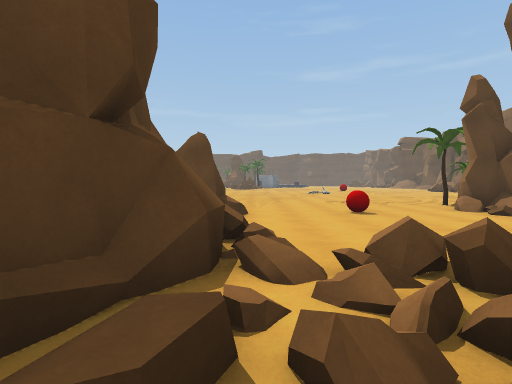
[1] (above)

24 first-person views from a walk through a scene from a Unity 3-D project. The camera is 1.4 m above the floor, tilts 2° down and sees 80° across. The floor is counted in squares, 2 m on a side. Each view is taken from the middle of a square. On the plan, view 1 faces up. The plan holds only what a view shows up to about 10 squares ahead; the rest is blank. The place goes on beyond the plan. Some animated figures are left out.

[2]
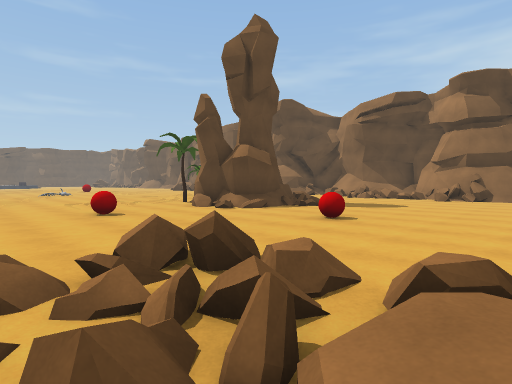

[3]
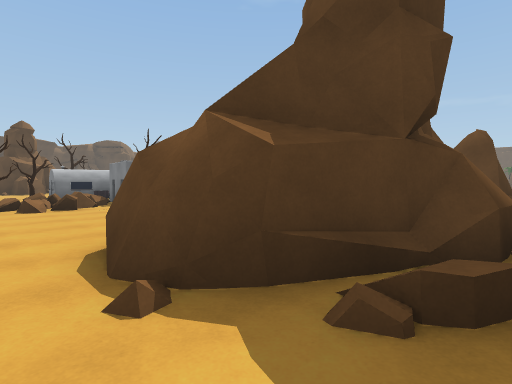

[4]
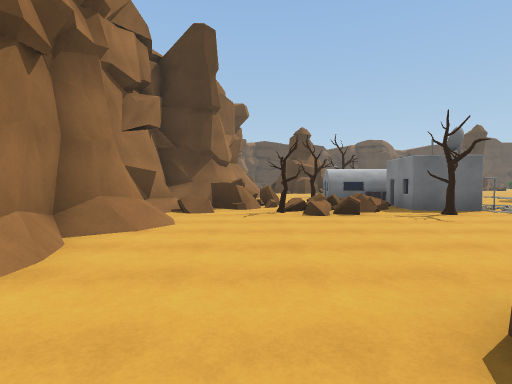

[5]
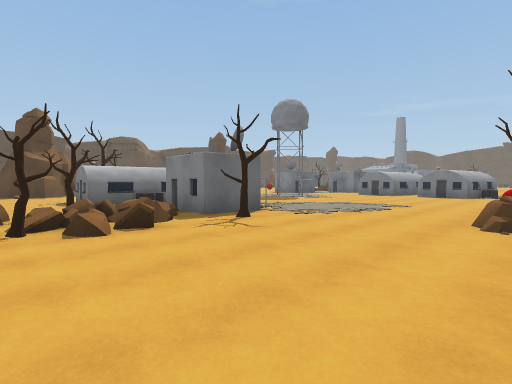

[6]
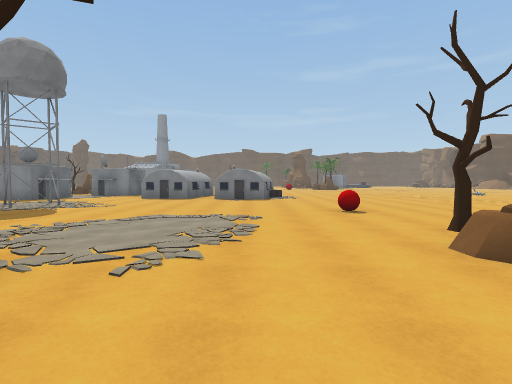

[7]
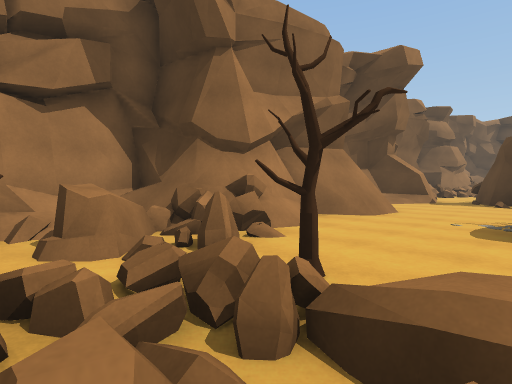

[8]
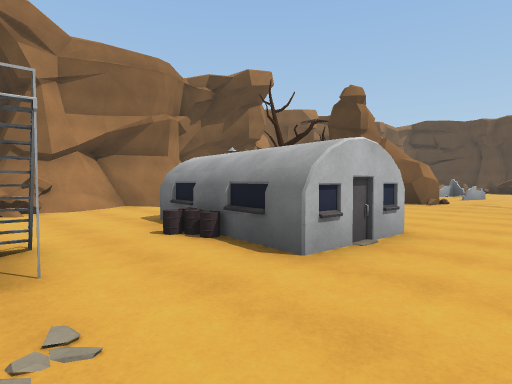

[9]
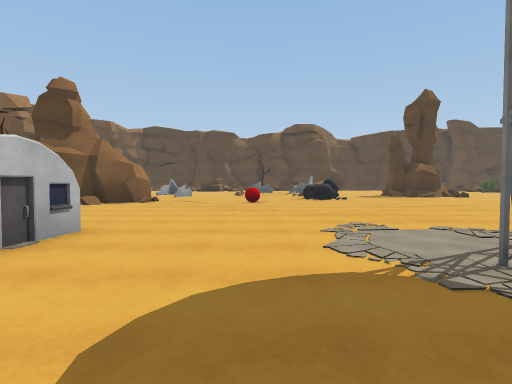

[10]
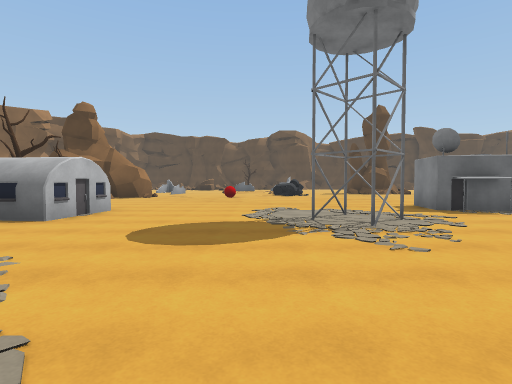

[11]
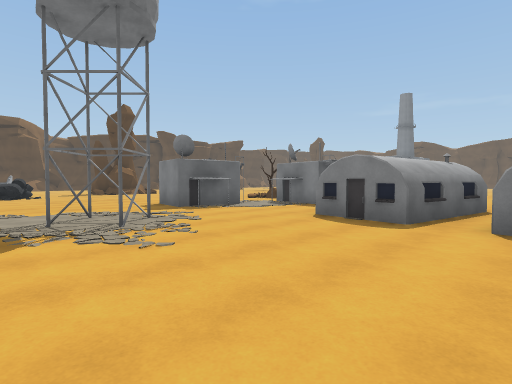

[12]
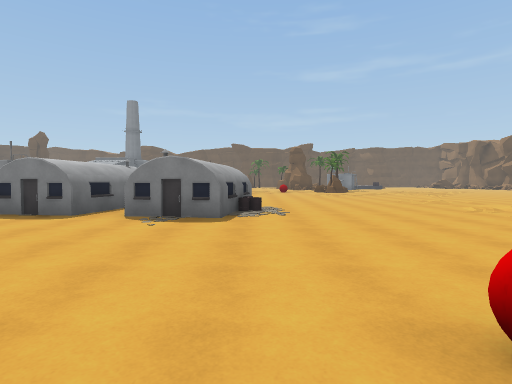

[13]
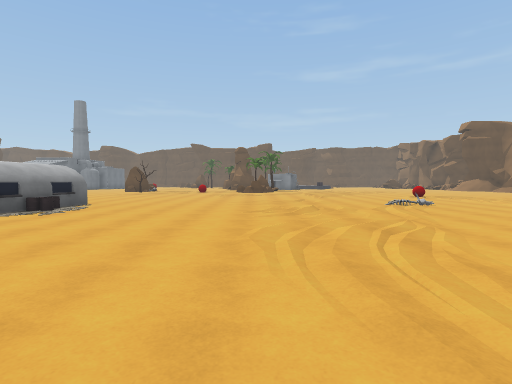

[14]
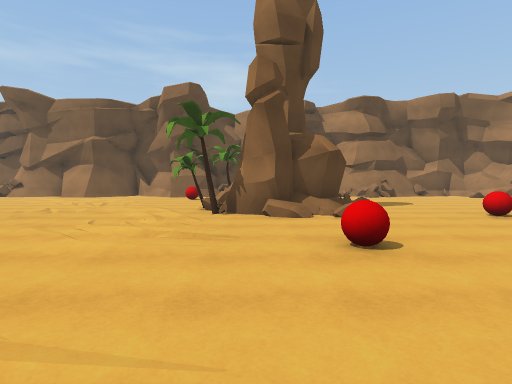

[15]
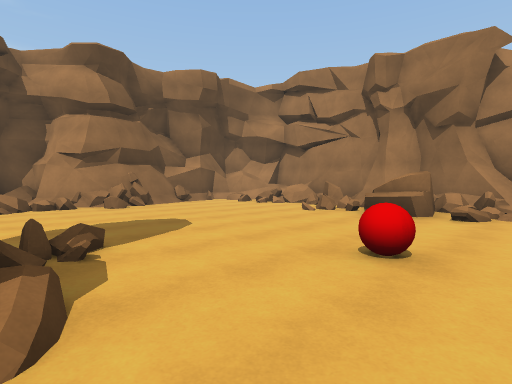

[16]
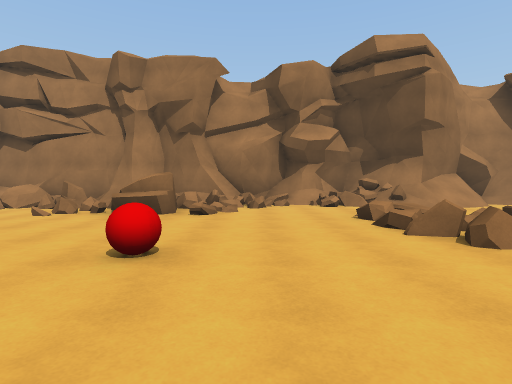

[17]
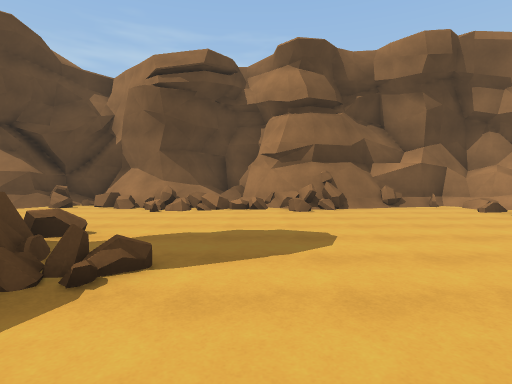

[18]
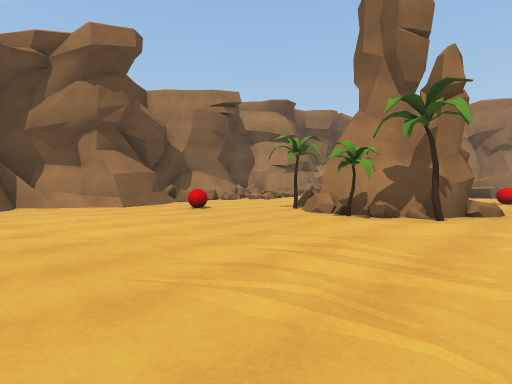

[19]
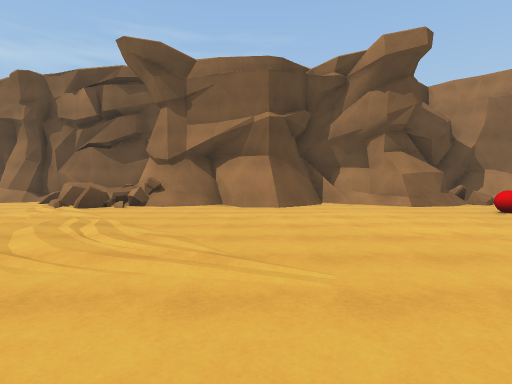

[20]
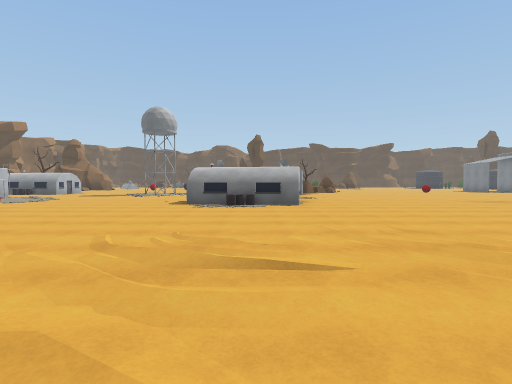

[21]
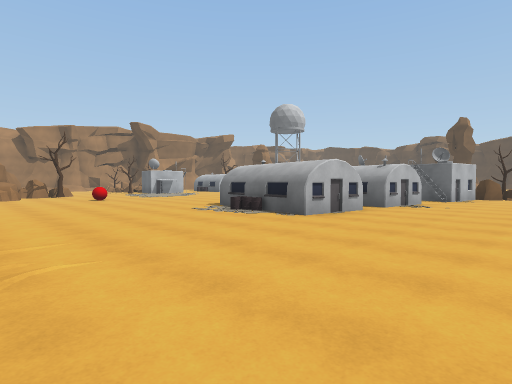

[22]
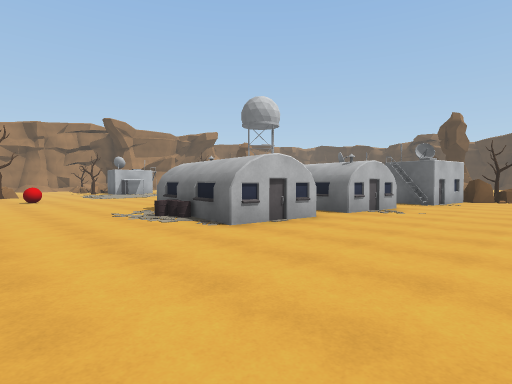

[23]
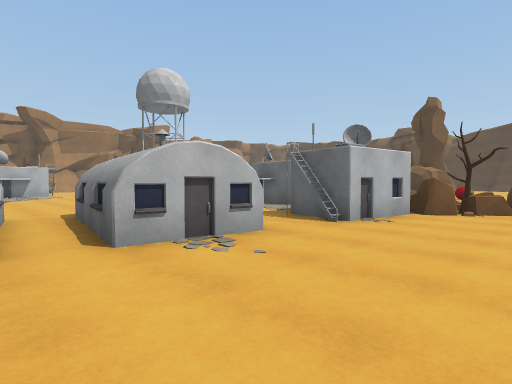

[24]
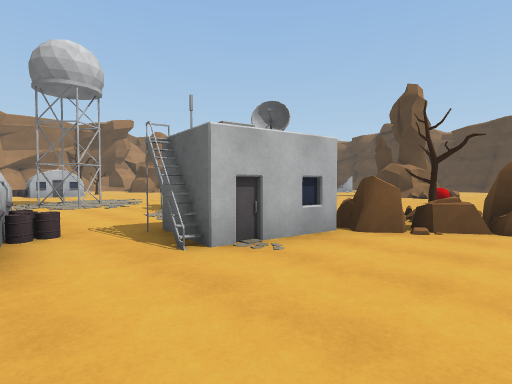

### Floor plan
Key: @ floor where view 1 was taken; # wall or solid block; x gap in a wall; . floor; / step, stairs or slope; = window, fence, low wall or low ledge; ^ raised ledge; T tree; R rock; B red ball; U building; O other object.
Columns run from 21 left of view 1 to 15 right of it. Each row starts with its distance up from view 1.
 21     R................          ..x^=
 20     RR...............        ....###
 19     TRR...............      ......##
 18        UU.U.............. ......../#
 17       UU#.UU.UU..........=........##
 16      U...UUU. UU..................##
 15 ..   U#...UU.UUU...../............##
 14 ....UUU......UU....................#
 13 ...................................#
 12 ..................................##
 11 .......##.........................##
 10 .......##.............../...T...B./#
  9 ................B......./..TT#T...=#
  8 O.................. .......###=....#
  7 .................. RR..B..####=...=##
  6 .................T R#......##=....=##
  5 ......UU... U...RRR  .......=.....==#
  4 #....O U..UU#....R   .............###
  3 ##   T UU.#UT.....  ##....B......=##
  2  #    UU...x...... ###==..........##
  1 ##........T==..... #............../#
  0 #..........#T.....##.@==...==...../#
 -1 ##../##./=#=.......... ....#==..///#
 -2  #/   #####^=......//....#==##^==#=#
 -3          ^////#.# //#=====#######=##
 -4          ^#^################

Positions as (right, up) in squares from view 1, and headings:
1: (0, 0), facing up
2: (0, 0), facing up-right
3: (0, -1), facing up-left
4: (-2, -1), facing left
5: (-4, -1), facing up-left
6: (-7, 2), facing up
7: (-9, 2), facing down-left
8: (-11, 7), facing down-left
9: (-11, 8), facing left
10: (-8, 9), facing left
11: (-8, 9), facing up-left
12: (-6, 8), facing up
13: (-1, 8), facing up
14: (-1, 8), facing right
15: (4, 6), facing down-right
16: (4, 6), facing down
17: (5, 4), facing right
18: (4, 15), facing down-right
19: (4, 16), facing right
20: (3, 16), facing left
21: (-1, 21), facing down-left
22: (-3, 21), facing down-left
23: (-8, 21), facing down-left
24: (-11, 21), facing down-left
